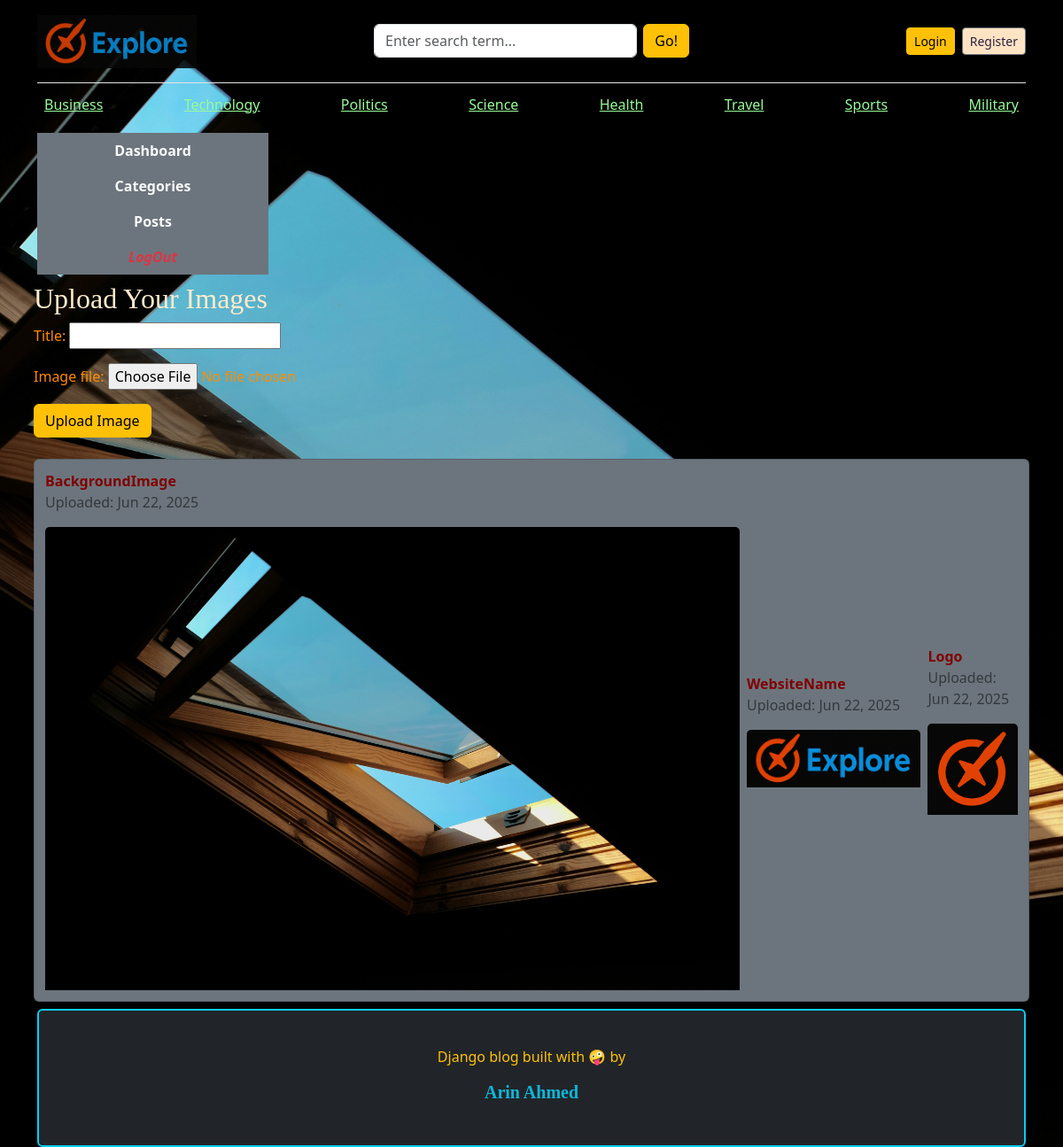
The app's page /uploadI/ with its own data.
### blogs/models.py (models this page shows, shortened)
class Image(models.Model):
    title = models.CharField(max_length=50)
    image_file = models.ImageField(upload_to='images/')  # Saves to `MEDIA_ROOT/images/`
    uploaded_at = models.DateTimeField(auto_now_add=True)

class Category(models.Model):
    category_name = models.CharField(max_length=50,unique=True) # unique = True krle nam ta unique hisbe nibe,jeta second time use kra jbe na
    created_at = models.DateTimeField(auto_now_add=True)
    updated_at = models.DateTimeField(auto_now=True)
    class Meta:
        verbose_name_plural = 'Categories'

### Blog_main/views.py (the view)
# urls.py: path('uploadI/', views.upload_image, name='upload_image'),
def upload_image(request):
    images = Image.objects.all().order_by('-uploaded_at')
    if request.method == 'POST':
        form = ImageForm(request.POST, request.FILES)
        if form.is_valid():
            form.save()
            return redirect('upload_image')
    else:
        form = ImageForm()
    return render(request, 'dashboard/upload_image.html', {'form': form,'images':images,})

### Blog_main/forms.py
class ImageForm(forms.ModelForm):
    class Meta:
        model = Image
        fields = ['title', 'image_file']

### blogs/context_processors.py (called while the page is built)
def get_categories(rqst):
    categories = Category.objects.all()
    return dict(categories = categories) # ekhn autometically categories gula prottekta html page a dhuke jabe

def get_social_links(rqst):
    social_links = SocialLink.objects.all()
    return dict(social_links=social_links)

def image1(rqst):
    logo = Image.objects.get(title="Logo")
    return {'image1':logo}

def image2(rqst):
    WebsiteName = Image.objects.get(title="WebsiteName")
    return {'image2':WebsiteName}

def image3(rqst):
    BackgroundImage = Image.objects.get(title="BackgroundImage")
    return {'image3':BackgroundImage}

### templates/dashboard/upload_image.html (shortened to what this page needs)
{% extends "base.html" %}
{% block content %}
<div class="row">
    {% include 'dashboard/sidebar.html' %}
    <div class="container p-2 m-auto" style="align-items: center;">
        <h2 style="color: blanchedalmond;">Upload Your Images</h2>
        <form method="post" enctype="multipart/form-data">
        {{ form.as_p }}
        <button class="btn btn-warning" type="submit">Upload Image</button>
    </form> <br>
    <div class="p-2 bg-secondary rounded card">
            <table style="border: 0;" cellspacing="10" cellpadding="0">
              <tr>
                    {% for i in images %}
                    <td class="p-1">
                        <header style="color:maroon !important;"><b>{{i.title}}</b><p class="text-muted">Uploaded: {{ i.uploaded_at|date:"M d, Y" }}</p></header>
                        <img src="{{i.image_file.url}}" class="card-img-top" alt="Image not found">
                    </td>
                    {% endfor %}
                </tr>
            </table>
    </div>
</div>
{% endblock %}

### templates/base.html (shortened to what this page needs)
<!DOCTYPE html>
<html lang="en">
{% load static %}
<head>
    <link rel="stylesheet" href="https://cdnjs.cloudflare.com/ajax/libs/font-awesome/4.7.0/css/font-awesome.min.css">
    <link href="https://cdn.jsdelivr.net/npm/bootstrap@5.3.3/dist/css/bootstrap.min.css" rel="stylesheet">
    <link rel="stylesheet" href="{% static 'css/blog.css' %}">
</head>
<body data-user-authenticated="{% if user.is_authenticated %}true{% else %}false{% endif %}" data-user-id="{% if user.is_authenticated %}{{ user.id }}{% else %}null{% endif %}">
    <div class="container">
      <header class="blog-header py-3">
        <div class="row align-items-center">
          <div class="col-12 col-md-3 col-lg-4 text-center text-md-start mb-2 mb-md-0">
            <a class="blog-header-logo" id="headLine" href="/">
              <img src="{{image2.image_file.url}}" alt="Explore" class="img-fluid" style="max-height: 60px; max-width: 180px;">
            </a>
          </div>
          <div class="col-12 col-md-6 col-lg-4 mb-2 mb-md-0">
            <form action="{% url 'search' %}" method="GET">
              <div class="input-group">
                <input class="form-control search-box me-2 rounded" type="text" name="keyword" value="{{kywrd}}" placeholder="Enter search term..." autocomplete="off" aria-label="Enter search term..." aria-describedby="button-search" />
                <button type="submit" class="btn btn-warning rounded" id="button-search">Go!</button>
              </div>
            </form>
          </div>
          <div class="col-12 col-md-3 col-lg-4 d-flex justify-content-center justify-content-md-end align-items-center">
            {% block navigation_links %}
            {% if not user.is_authenticated %}
              <div class="d-flex flex-wrap gap-2 justify-content-center">
                <a class="btn btn-sm btn-warning" id="login" href="{% url 'login' %}">Login</a>
                <a class="btn btn-sm btn-outline-secondary" id="rgstr" href="{% url 'register' %}">Register</a>
              </div>
            {% else %}
              <div class="d-flex flex-wrap gap-2 justify-content-center">
                <a href="{% url 'dashboard' %}" class="btn btn-sm lggdin" style="color:brown ; background-color:black"><i><b>Dashboard</b></i></a>
                <a href="{% url 'logout' %}" id="lo_btn" class="btn btn-sm btn-danger"><i><b>LogOut</b></i></a>
              </div>
            {% endif %}
            {% endblock %}
          </div>
        </div>
      </header>
      <div class="nav-scroller py-1 mb-2">
        <nav class="nav d-flex flex-wrap justify-content-center justify-content-md-between">
        {% for cat in categories %}
          <a class="p-2 text-nowrap" id="cat_nam" href="{% url 'posts_by_category' cat.id %}" style="color:palegreen;">{{cat.category_name}}</a>
        {% endfor %}
        </nav>
      </div>
    {% block content %}
    {% endblock %}
    </div>
    <footer class="blog-footer bg-dark text-warning border border-info border-2 rounded">
        <p>Django blog built with 🤪 by <h5 class="text-info" style='opacity:0.8789'><b>Arin Ahmed</b></h5></p>
    </footer>
</body>
</html>

### templates/dashboard/sidebar.html (shortened to what this page needs)
<div class="col-md-3">
    <div class="nav flex-column nav-pills bg-secondary" aria-orientation="vertical">
        <a href="{% url 'dashboard' %}" class="nav-link text-light  btn btn-warning {% if '/dashboard/' == request.path %}bg-danger{%endif%}"><b>Dashboard</b></a>
        <a href="{% url 'categories' %}" class="nav-link text-light btn btn-warning {% if '/dashboard/categories/' == request.path %}bg-danger{%endif%}"><b>Categories</b></a>
        <a href="{% url 'posts' %}" class="nav-link text-light btn btn-warning {% if '/dashboard/posts/' == request.path %}bg-danger{%endif%}"><b>Posts</b></a>
        <a href="{% url 'logout' %}" class="nav-link text-danger btn btn-dark"><i><b>LogOut</b></i></a>
    </div>
</div>

### static/css/blog.css (style rules this page uses)
.blog-header { border-bottom: 1px solid #e5e5e5; }
.blog-header-logo { font-family: "Playfair Display", Georgia, "Times New Roman", serif; font-size: 2.25rem; }
h1, h2, h3, h4, h5, h6 { font-family: "Playfair Display", Georgia, "Times New Roman", serif; }
.blog-footer { padding: 2.5rem 0; color: #727272; text-align: center; background-color: #f9f9f9; border-top: .05rem solid #e5e5e5; }

### records on screen
Image: image_file (picture), title "WebsiteName", uploaded_at "Jun 22, 2025"
Category: category_name "Business"
Category: category_name "Technology"
Category: category_name "Politics"
Category: category_name "Science"
Category: category_name "Health"
Category: category_name "Travel"
Category: category_name "Sports"
Category: category_name "Military"
Image: title "BackgroundImage", uploaded_at "Jun 22, 2025", image_file (picture)
Image: title "Logo", uploaded_at "Jun 22, 2025", image_file (picture)
